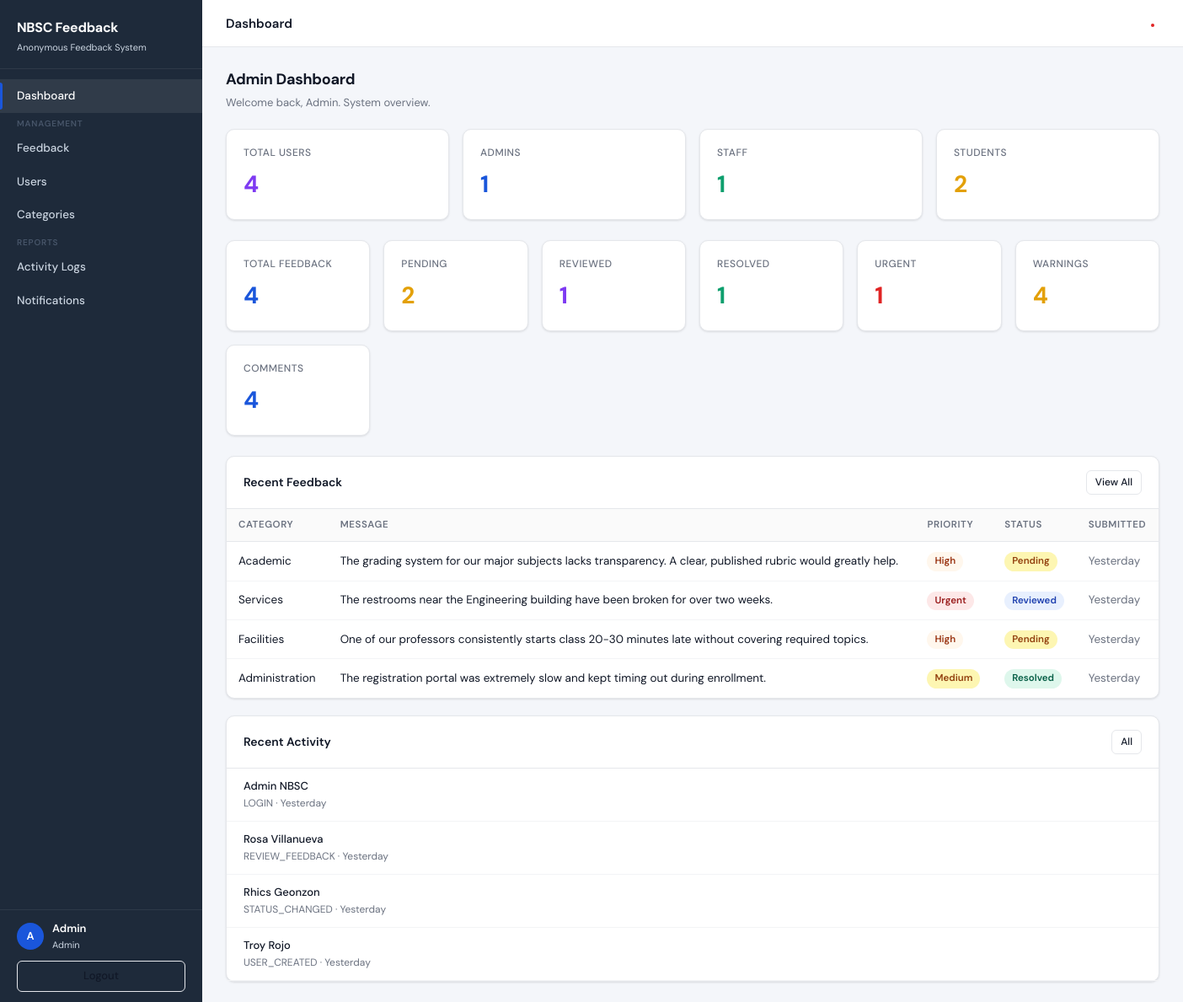
Page /app/admin/dashboard.php (signed in) on the committed database.
### tables this page shows
CREATE TABLE feedback (
    feedback_id INT PRIMARY KEY AUTO_INCREMENT,
    category ENUM('general', 'academic', 'facilities', 'services', 'faculty', 'administration', 'suggestion', 'complaint', 'other') DEFAULT 'general',
    priority ENUM('Low', 'Medium', 'High', 'Urgent') DEFAULT 'Low',
    message VARCHAR(200) NOT NULL,
    status ENUM('pending', 'reviewed', 'resolved') DEFAULT 'pending',
    submitted_at   DATETIME DEFAULT CURRENT_TIMESTAMP
);

CREATE TABLE activity_logs (
    log_id INT AUTO_INCREMENT PRIMARY KEY,
    user_id INT NOT NULL,
    action VARCHAR(60) NOT NULL,
    description TEXT NOT NULL,
    ip_address VARCHAR(45) NOT NULL,
    created_at DATETIME DEFAULT CURRENT_TIMESTAMP,

    FOREIGN KEY (user_id) REFERENCES users(user_id)
);

### app/admin/dashboard.php (the view, shortened to what this page needs)
<?php
require_once __DIR__ . '/../../config/config.php';
require_once __DIR__ . '/../../config/function.php';
require_once __DIR__ . '/../../includes/header.php';
require_once __DIR__ . '/../../includes/sidebar.php';
require_once __DIR__ . '/../../includes/footer.php';
$totalUsers    = $pdo->query("SELECT COUNT(*) FROM users")->fetchColumn();
$totalAdmins   = $pdo->query("SELECT COUNT(*) FROM users WHERE role='admin'")->fetchColumn();
$totalStaff    = $pdo->query("SELECT COUNT(*) FROM users WHERE role='staff'")->fetchColumn();
$totalStudents = $pdo->query("SELECT COUNT(*) FROM users WHERE role='student'")->fetchColumn();
$totalFeedback = $pdo->query("SELECT COUNT(*) FROM feedback")->fetchColumn();
$pendingCount  = $pdo->query("SELECT COUNT(*) FROM feedback WHERE status='pending'")->fetchColumn();
$reviewedCount = $pdo->query("SELECT COUNT(*) FROM feedback WHERE status='reviewed'")->fetchColumn();
$resolvedCount = $pdo->query("SELECT COUNT(*) FROM feedback WHERE status='resolved'")->fetchColumn();
$urgentCount   = $pdo->query("SELECT COUNT(*) FROM feedback WHERE priority='Urgent'")->fetchColumn();
$totalWarnings = $pdo->query("SELECT COUNT(*) FROM user_warnings")->fetchColumn();
$totalComments = $pdo->query("SELECT COUNT(*) FROM comments WHERE status='active'")->fetchColumn();
$recentFeedback = $pdo->query("SELECT * FROM feedback ORDER BY submitted_at DESC LIMIT 5")->fetchAll();
$recentLogs = $pdo->query("
    SELECT a.*, CONCAT(u.first_name,' ',u.last_name) AS full_name
    FROM activity_logs a JOIN users u ON a.user_id=u.user_id
    ORDER BY a.created_at DESC LIMIT 6
")->fetchAll();
renderHeader('Admin Dashboard');
renderSidebar('admin', 'Dashboard');
?>
<div class="topbar">
  <span class="topbar-title">Dashboard</span>
  <div class="topbar-actions">
    <a href="<?= BASE_URL ?>/app/admin/notifications.php" class="notif-btn">
      <?php if (getUnreadNotifCount($pdo, $_SESSION['user_id']) > 0): ?>
        <span class="notif-dot"></span>
      <?php endif; ?>
    </a>
  </div>
</div>
<div class="content">
  <div class="page-header">
    <h1>Admin Dashboard</h1>
    <p>Welcome back, <?= sanitize($_SESSION['first_name']) ?>. System overview.</p>
  </div>
  <div class="stats-grid">
    <div class="stat-card purple"><div class="stat-label">Total Users</div><div class="stat-value"><?= $totalUsers ?></div></div>
    <div class="stat-card blue"><div class="stat-label">Admins</div><div class="stat-value"><?= $totalAdmins ?></div></div>
    <div class="stat-card green"><div class="stat-label">Staff</div><div class="stat-value"><?= $totalStaff ?></div></div>
    <div class="stat-card orange"><div class="stat-label">Students</div><div class="stat-value"><?= $totalStudents ?></div></div>
  </div>
  <div class="stats-grid">
    <div class="stat-card blue"><div class="stat-label">Total Feedback</div><div class="stat-value"><?= $totalFeedback ?></div></div>
    <div class="stat-card orange"><div class="stat-label">Pending</div><div class="stat-value"><?= $pendingCount ?></div></div>
    <div class="stat-card purple"><div class="stat-label">Reviewed</div><div class="stat-value"><?= $reviewedCount ?></div></div>
    <div class="stat-card green"><div class="stat-label">Resolved</div><div class="stat-value"><?= $resolvedCount ?></div></div>
    <div class="stat-card red"><div class="stat-label">Urgent</div><div class="stat-value"><?= $urgentCount ?></div></div>
    <div class="stat-card orange"><div class="stat-label">Warnings</div><div class="stat-value"><?= $totalWarnings ?></div></div>
    <div class="stat-card blue"><div class="stat-label">Comments</div><div class="stat-value"><?= $totalComments ?></div></div>
  </div>
  <div class="row">
    <div class="col-8">
      <div class="card">
        <div class="card-header">
          <span class="card-title">Recent Feedback</span>
          <a href="<?= BASE_URL ?>/app/admin/feedback.php" class="btn btn-outline btn-sm">View All</a>
        </div>
        <div class="table-wrap">
          <table>
            <thead><tr><th>Category</th><th>Message</th><th>Priority</th><th>Status</th><th>Submitted</th></tr></thead>
            <tbody>
              <?php foreach ($recentFeedback as $fb): ?>
              <tr>
                <td><?= sanitize(categoryLabel($fb['category'])) ?></td>
                <td><span class="msg-truncate"><?= sanitize($fb['message']) ?></span></td>
                <td><?= priorityBadge($fb['priority']) ?></td>
                <td><?= statusBadge($fb['status']) ?></td>
                <td class="text-muted"><?= timeAgo($fb['submitted_at']) ?></td>
              </tr>
              <?php endforeach; ?>
            </tbody>
          </table>
        </div>
      </div>
    </div>
    <div class="col-4">
      <div class="card">
        <div class="card-header">
          <span class="card-title">Recent Activity</span>
          <a href="<?= BASE_URL ?>/app/admin/activity-logs.php" class="btn btn-outline btn-sm">All</a>
        </div>
        <div class="card-body" style="padding:0;">
          <?php foreach ($recentLogs as $log): ?>
          <div style="padding:11px 20px;border-bottom:1px solid #f3f4f6;">
            <div style="font-size:13px;font-weight:500;"><?= sanitize($log['full_name']) ?></div>
            <div style="font-size:12px;color:var(--text-muted);"><?= sanitize($log['action']) ?> · <?= timeAgo($log['created_at']) ?></div>
          </div>
          <?php endforeach; ?>
        </div>
      </div>
    </div>
  </div>
</div>
<?php renderSidebarClose(); renderFooter(); ?>

### includes/header.php
<?php
function renderHeader($title = 'NBSC Feedback') {
    echo '<!DOCTYPE html>
<html lang="en">
<head>
  <meta charset="UTF-8">
  <meta name="viewport" content="width=device-width, initial-scale=1.0">
  <title>' . htmlspecialchars($title) . ' — NBSC</title>
  <link rel="stylesheet" href="' . BASE_URL . '/assets/css/style.css">
</head>
<body>';
}

### includes/sidebar.php (shortened to what this page needs)
<?php
function renderSidebar($role, $active = '') {
    $base = BASE_URL;
    $user = currentUser();
    $initial = strtoupper(substr($user['first_name'] ?? 'U', 0, 1));
    $fullname = ($user['first_name'] ?? '') . ' ' . ($user['last_name'] ?? '');
    $nav = '';
    if ($role === 'admin') {
        $nav .= navItem("$base/app/admin/dashboard.php", svgIcon('grid'), 'Dashboard', $active);
        $nav .= '<span class="nav-section-label">Management</span>';
        $nav .= navItem("$base/app/admin/feedback.php", svgIcon('message-square'), 'Feedback', $active);
        $nav .= navItem("$base/app/admin/users.php", svgIcon('users'), 'Users', $active);
        $nav .= navItem("$base/app/admin/categories.php", svgIcon('tag'), 'Categories', $active);
        $nav .= '<span class="nav-section-label">Reports</span>';
        $nav .= navItem("$base/app/admin/activity-logs.php", svgIcon('file-text'), 'Activity Logs', $active);
        $nav .= navItem("$base/app/admin/notifications.php", svgIcon('bell'), 'Notifications', $active);
    }
    echo '
    <div class="layout">
      <aside class="sidebar">
        <div class="sidebar-brand">
          <div class="brand-name">NBSC Feedback</div>
          <div class="brand-sub">Anonymous Feedback System</div>
        </div>
        <nav class="sidebar-nav">' . $nav . '</nav>
        <div class="sidebar-footer">
          <div class="sidebar-user">
            <div class="sidebar-avatar">' . $initial . '</div>
            <div class="sidebar-user-info">
              <div class="name">' . sanitize($fullname) . '</div>
              <div class="role">' . ucfirst($role) . '</div>
            </div>
          </div>
          <a href="' . $base . '/app/auth/logout.php" class="btn btn-outline" style="width:100%;justify-content:center;">
            ' . svgIcon('log-out') . ' Logout
          </a>
        </div>
      </aside>
      <div class="main">';
}
function renderSidebarClose() {
    echo '</div></div>';
}
function navItem($href, $icon, $label, $active) {
    $cls = ($active === $label) ? 'nav-item active' : 'nav-item';
    return "<a href='$href' class='$cls'>$icon $label</a>";
}
function svgIcon($name) {
    return $icons[$name] ?? '';
}

### config/function.php (shortened to what this page needs)
<?php
function currentUser() {
    return $_SESSION ?? [];
}
function sanitize($val) {
    return htmlspecialchars(trim($val), ENT_QUOTES, 'UTF-8');
}
function timeAgo($datetime) {
    $now  = new DateTime();
    $then = new DateTime($datetime);
    $diff = $now->diff($then);
    if ($diff->days == 1) return 'Yesterday';
    return $then->format('M d, Y');
}
function priorityBadge($p) {
    $map = ['Low'=>'badge-low','Medium'=>'badge-medium','High'=>'badge-high','Urgent'=>'badge-urgent'];
    $cls = $map[$p] ?? 'badge-low';
    return "<span class='badge $cls'>$p</span>";
}
function statusBadge($s) {
    $map = ['pending'=>'badge-pending','reviewed'=>'badge-reviewed','resolved'=>'badge-resolved'];
    $cls = $map[$s] ?? 'badge-pending';
    return "<span class='badge $cls'>" . ucfirst($s) . "</span>";
}
function categoryLabel($c) {
    return ucfirst(str_replace('_', ' ', $c));
}
function getUnreadNotifCount($pdo, $userId) {
    $stmt = $pdo->prepare("SELECT COUNT(*) FROM notifications WHERE user_id = ? AND is_read = 0");
    $stmt->execute([$userId]);
    return $stmt->fetchColumn();
}

### includes/footer.php
<?php
function renderFooter() {
    echo '</body></html>';
}

### rows in the picture
feedback: category "Academic", message "The grading system for our major subjects lacks transparency. A clear, published rubric would greatly help.", priority "High", status "Pending", submitted_at "Yesterday"
feedback: category "Services", message "The restrooms near the Engineering building have been broken for over two weeks.", priority "Urgent", status "Reviewed", submitted_at "Yesterday"
feedback: category "Facilities", message "One of our professors consistently starts class 20-30 minutes late without covering required topics.", priority "High", status "Pending", submitted_at "Yesterday"
feedback: category "Administration", message "The registration portal was extremely slow and kept timing out during enrollment.", priority "Medium", status "Resolved", submitted_at "Yesterday"
activity_logs: full_name "Admin NBSC", action "LOGIN", created_at "Yesterday"
activity_logs: full_name "Rosa Villanueva", action "REVIEW_FEEDBACK", created_at "Yesterday"
activity_logs: full_name "Rhics Geonzon", action "STATUS_CHANGED", created_at "Yesterday"
activity_logs: full_name "Troy Rojo", action "USER_CREATED", created_at "Yesterday"

### other values in the picture
$label "Dashboard Feedback Users Categories Activity Logs Notifications"
$initial "A"
$fullname "Admin"
$role "Admin"
$_SESSION['first_name'] "Admin"
$totalUsers "4"
$totalAdmins "1"
$totalStaff "1"
$totalStudents "2"
$totalFeedback "4"
$pendingCount "2"
$reviewedCount "1"
$resolvedCount "1"
$urgentCount "1"
$totalWarnings "4"
